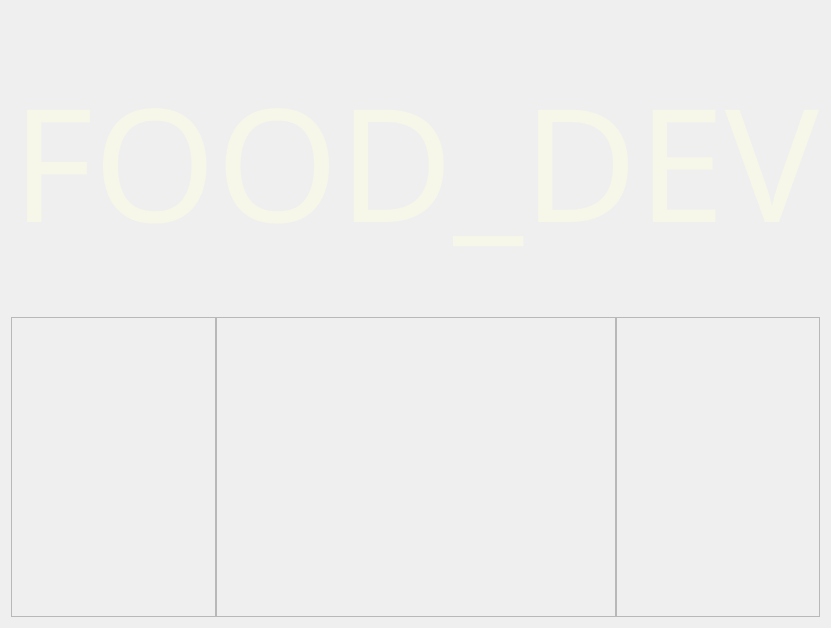
         <widget class="QWidget" name="rmm">
          <property name="styleSheet">
           <string notr="true"/>
          </property>
          <layout class="QVBoxLayout" name="verticalLayout_5">
           <item>
            <widget class="QLabel" name="rmm_lb_logo">
             <property name="sizePolicy">
              <sizepolicy hsizetype="Expanding" vsizetype="Minimum">
               <horstretch>0</horstretch>
               <verstretch>0</verstretch>
              </sizepolicy>
             </property>
             <property name="minimumSize">
              <size>
               <width>0</width>
               <height>300</height>
              </size>
             </property>
             <property name="maximumSize">
              <size>
               <width>16777211</width>
               <height>16777215</height>
              </size>
             </property>
             <property name="sizeIncrement">
              <size>
               <width>0</width>
               <height>0</height>
              </size>
             </property>
             <property name="font">
              <font>
               <family>Voga </family>
               <pointsize>118</pointsize>
               <weight>50</weight>
               <italic>false</italic>
               <bold>false</bold>
              </font>
             </property>
             <property name="layoutDirection">
              <enum>Qt::LeftToRight</enum>
             </property>
             <property name="autoFillBackground">
              <bool>false</bool>
             </property>
             <property name="styleSheet">
              <string notr="true">font: 118pt &quot;Voga &quot;;</string>
             </property>
             <property name="frameShape">
              <enum>QFrame::NoFrame</enum>
             </property>
             <property name="frameShadow">
              <enum>QFrame::Plain</enum>
             </property>
             <property name="text">
              <string>&lt;html&gt;&lt;head/&gt;&lt;body&gt;&lt;p&gt;&lt;span style=&quot; color:#f6f6e9;&quot;&gt;FOOD_DEV&lt;/span&gt;&lt;/p&gt;&lt;/body&gt;&lt;/html&gt;</string>
             </property>
             <property name="textFormat">
              <enum>Qt::AutoText</enum>
             </property>
             <property name="scaledContents">
              <bool>false</bool>
             </property>
             <property name="alignment">
              <set>Qt::AlignCenter</set>
             </property>
             <property name="wordWrap">
              <bool>false</bool>
             </property>
             <property name="indent">
              <number>-1</number>
             </property>
            </widget>
           </item>
           <item>
            <widget class="QFrame" name="rmm_logo">
             <property name="sizeIncrement">
              <size>
               <width>0</width>
               <height>0</height>
              </size>
             </property>
             <property name="styleSheet">
              <string notr="true"/>
             </property>
             <property name="frameShape">
              <enum>QFrame::NoFrame</enum>
             </property>
             <property name="frameShadow">
              <enum>QFrame::Raised</enum>
             </property>
             <layout class="QHBoxLayout" name="horizontalLayout_3">
              <property name="spacing">
               <number>0</number>
              </property>
              <property name="leftMargin">
               <number>0</number>
              </property>
              <property name="topMargin">
               <number>0</number>
              </property>
              <property name="rightMargin">
               <number>0</number>
              </property>
              <property name="bottomMargin">
               <number>0</number>
              </property>
              <item>
               <widget class="QFrame" name="frame_2">
                <property name="sizePolicy">
                 <sizepolicy hsizetype="Expanding" vsizetype="Preferred">
                  <horstretch>0</horstretch>
                  <verstretch>0</verstretch>
                 </sizepolicy>
                </property>
                <property name="minimumSize">
                 <size>
                  <width>70</width>
                  <height>0</height>
                 </size>
                </property>
                <property name="maximumSize">
                 <size>
                  <width>350</width>
                  <height>16777215</height>
                 </size>
                </property>
                <property name="frameShape">
                 <enum>QFrame::StyledPanel</enum>
                </property>
                <property name="frameShadow">
                 <enum>QFrame::Raised</enum>
                </property>
               </widget>
              </item>
              <item>
               <widget class="QFrame" name="frame_3">
                <property name="sizePolicy">
                 <sizepolicy hsizetype="MinimumExpanding" vsizetype="MinimumExpanding">
                  <horstretch>0</horstretch>
                  <verstretch>0</verstretch>
                 </sizepolicy>
                </property>
                <property name="minimumSize">
                 <size>
                  <width>400</width>
                  <height>300</height>
                 </size>
                </property>
                <property name="maximumSize">
                 <size>
                  <width>16777215</width>
                  <height>16777215</height>
                 </size>
                </property>
                <property name="styleSheet">
                 <string notr="true">/*background: url(:/LOGO/FOOD_DEV LOGO 2.png) no-repeat center;*/
border-image: url(:/logo/Interface_files/LOGO.png) 0 0 0 0 stretch stretch;
/*background-repeat: no-repeat;*/</string>
                </property>
                <property name="frameShape">
                 <enum>QFrame::StyledPanel</enum>
                </property>
                <property name="frameShadow">
                 <enum>QFrame::Raised</enum>
                </property>
               </widget>
              </item>
              <item>
               <widget class="QFrame" name="frame_4">
                <property name="sizePolicy">
                 <sizepolicy hsizetype="Expanding" vsizetype="Preferred">
                  <horstretch>0</horstretch>
                  <verstretch>0</verstretch>
                 </sizepolicy>
                </property>
                <property name="minimumSize">
                 <size>
                  <width>70</width>
                  <height>0</height>
                 </size>
                </property>
                <property name="maximumSize">
                 <size>
                  <width>350</width>
                  <height>16777215</height>
                 </size>
                </property>
                <property name="frameShape">
                 <enum>QFrame::StyledPanel</enum>
                </property>
                <property name="frameShadow">
                 <enum>QFrame::Raised</enum>
                </property>
               </widget>
              </item>
             </layout>
            </widget>
           </item>
          </layout>
         </widget>
